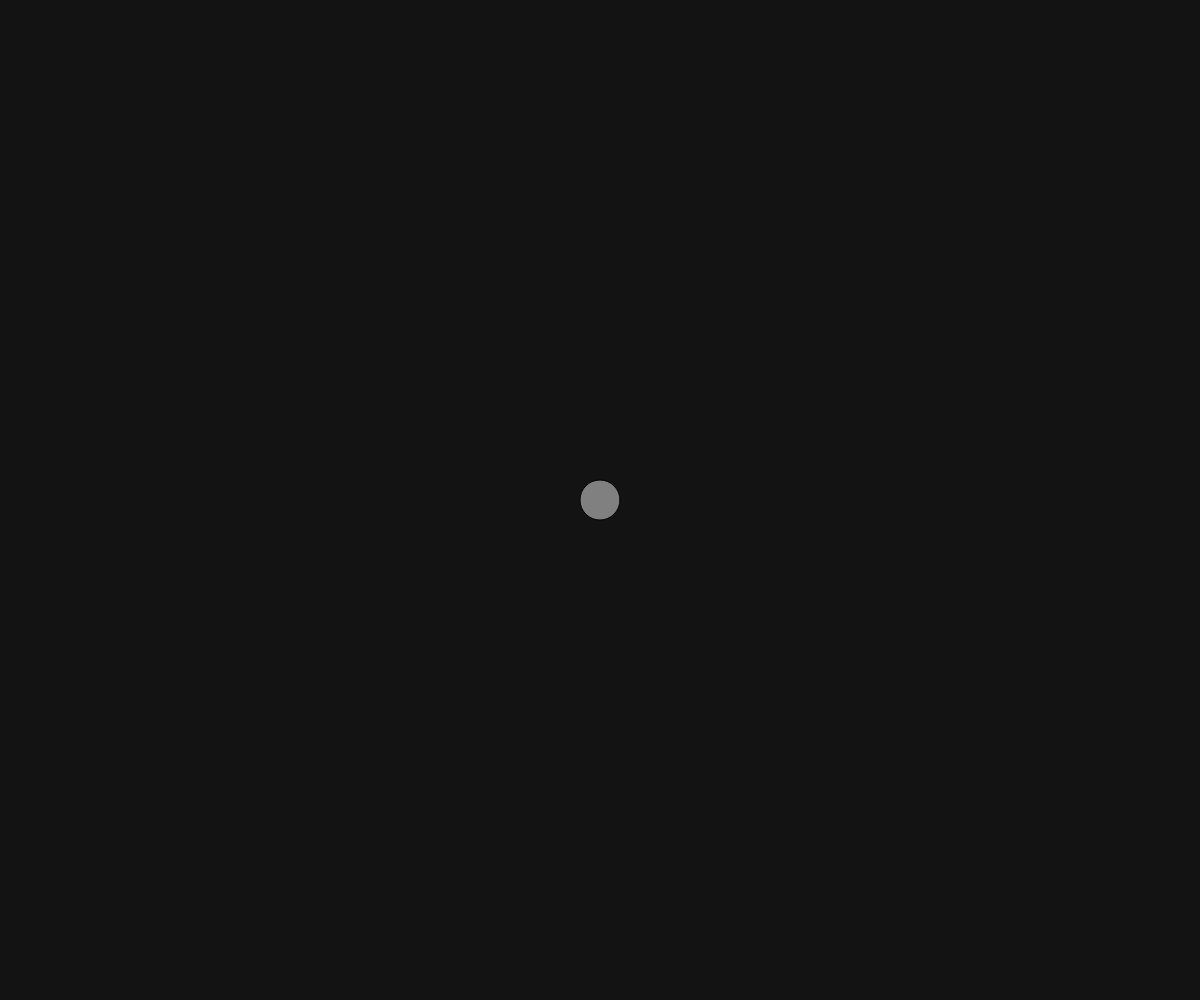
Frame 1 (no input)
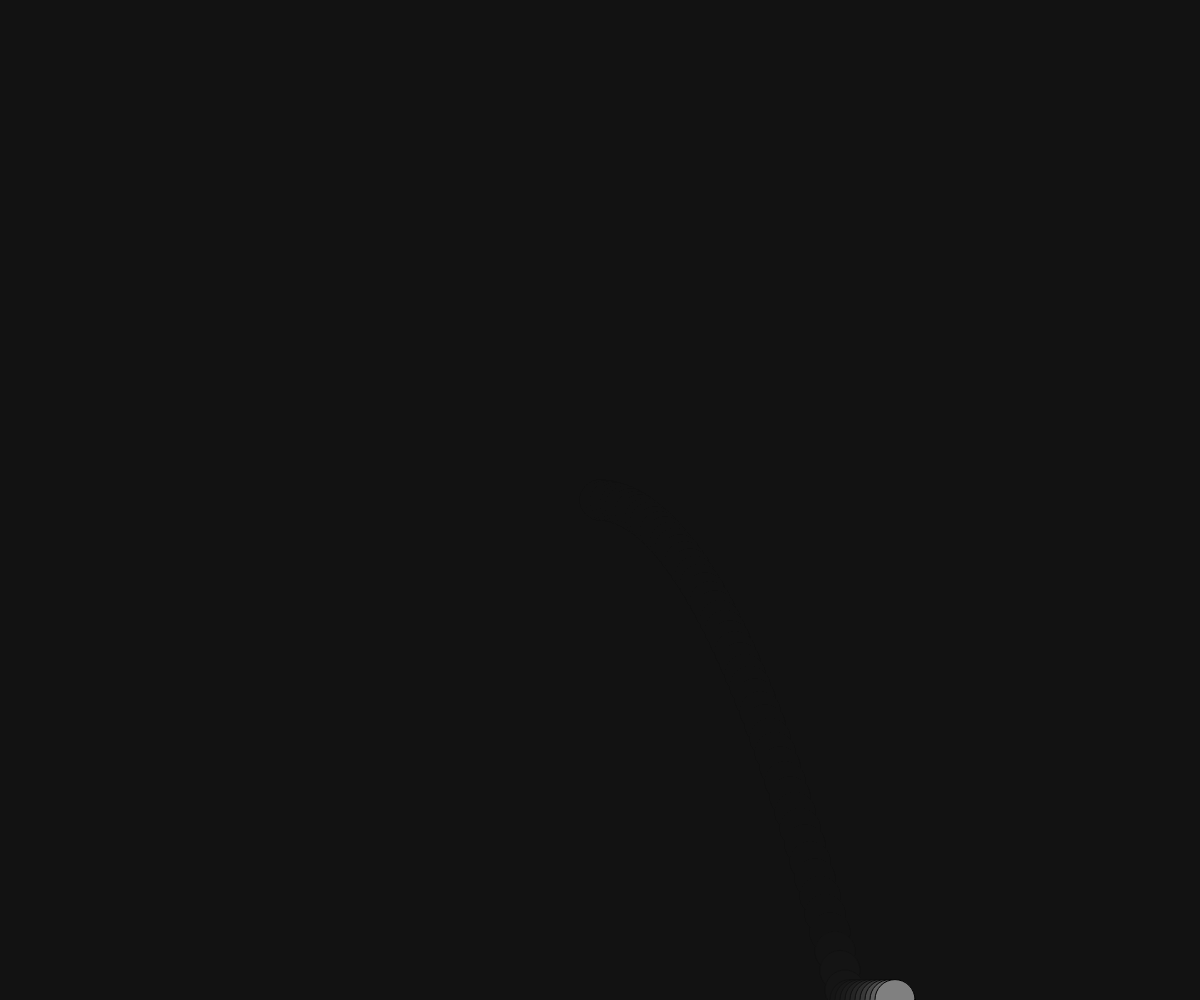
Frame 60 (no input)
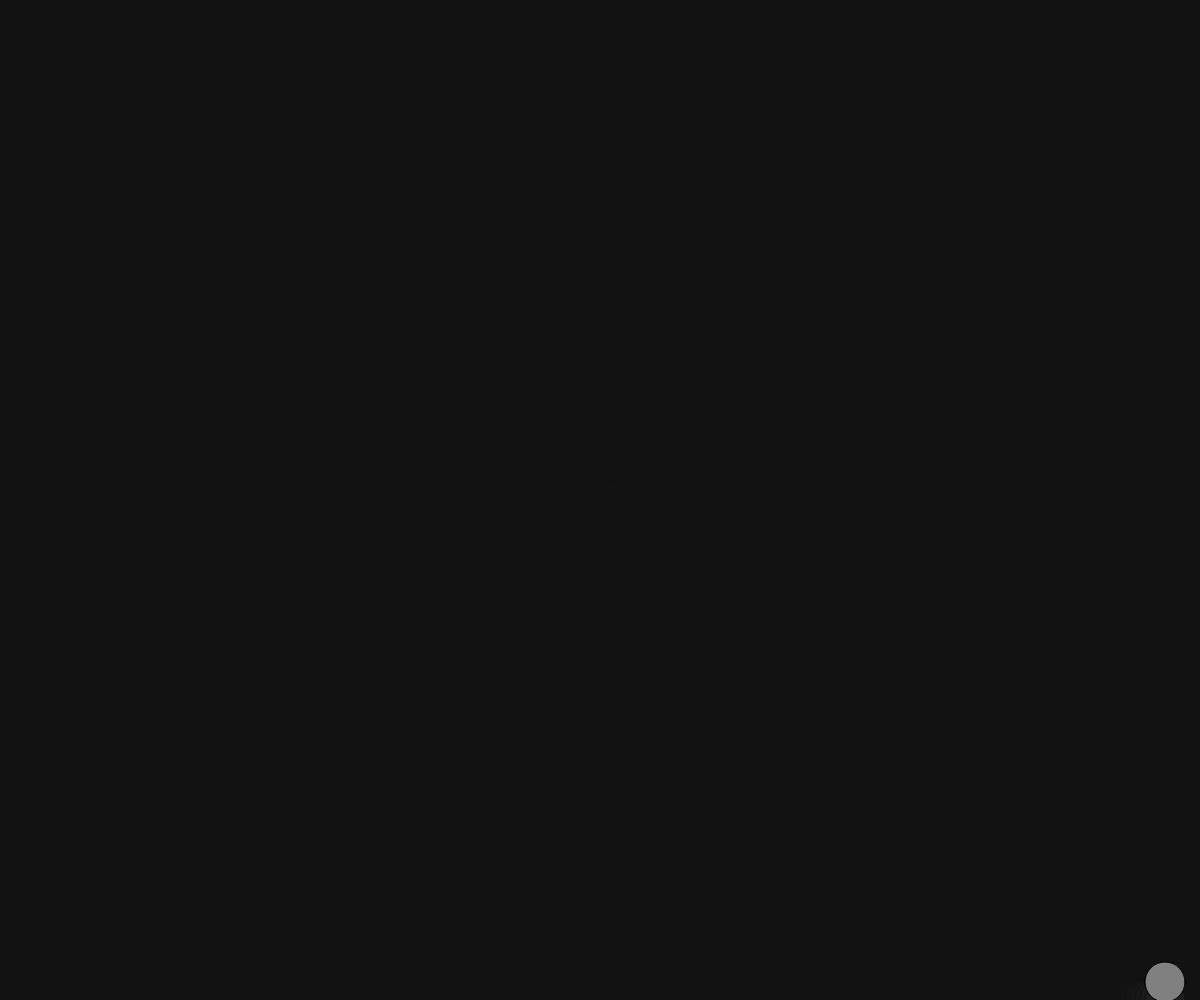
Frame 120 (the mouse pressed at the canvas centre since frame 60)

The p5.js sketch that drew these frames (run headless with seeded random() and noise() and a simulated clock; from frame 60 on, the mouse is pressed at the canvas centre):

// p5.js sketch
// ── sketch.js
var pg;
var d;

function setup() {
    createCanvas(window.innerWidth, window.innerHeight);
    background(20, 20, 20);
    d = 40;
    pg = new Player(width / 2, height / 2);
}

function mouseClicked() {
    pg.jump();
}
function keyPressed() {
    if (keyCode == 32) {
        pg.jump();
    }
}
function draw() {
    background(20, 20, 20, 75);
    pg.show();
    pg.update();
}
// ── player.js
class Player {
    constructor(x, y) {
        this.pos = createVector(x, y);
        this.vx = 5;
        this.vy = 10;
        this.vgravity = 0.4;
        this.force = createVector(this.vx, 0);
        this.gravity = createVector(0, this.vgravity);
        this.sliding = false;
        this.direction = -1;
    }

    show() {
        fill(128);
        ellipse(this.pos.x, this.pos.y, d);
    }

    update() {
        if (this.pos.y > height - d / 2) {
            this.pos.y = height - d / 2;
            // this.force.y = 0;
            this.sliding = false;
            this.force.sub(this.gravity);
        }

        if (this.touchingWalls() && this.force.y != 0) {
            this.sliding = true;
            this.force = createVector(0, 0);
            this.gravity.y = 2;
        }

        // if (this.touchingWalls() && this.force.y == 0) {
        //     this.sliding = false;
        //     this.pos.x += this.direction * 5;
        //     this.force.x *= this.direction;
        //     this.direction *= -1;
        // }

        this.force.add(this.gravity);    
        this.pos.add(this.force);
    }

    jump() {
        if (this.sliding) {
            // this.pos.x = width / 2;
            this.force = createVector(this.vx * this.direction, 0);
            this.pos.x += this.direction * 5;
            this.direction = this.direction * -1;
            this.gravity = createVector(0, this.vgravity);
        }

        this.force.y = -this.vy;
        this.sliding = false;
        
    }

    touchingWalls() {
        if (this.pos.x >= width - d / 2 - 15 || this.pos.x <= d / 2) {
            return true;
        }
    }
} 
